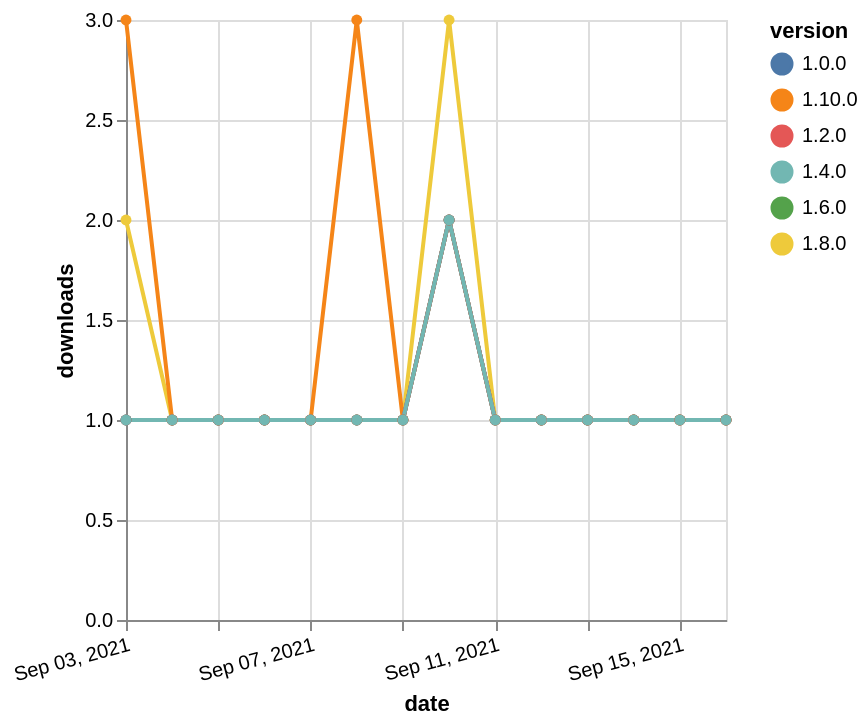

The specification (Vega-Lite) saved for this image:
### Vega-Lite specification from a JSON file in a GitHub repository (floating-point values rounded to 4 significant figures)
{"$schema": "https://vega.github.io/schema/vega-lite/v5.json", "description": "A simple bar chart with embedded data.", "data": {"values": [{"date": "2021-09-03", "total": 173, "delta": 1, "version": "1.6.0"}, {"date": "2021-09-04", "total": 174, "delta": 1, "version": "1.6.0"}, {"date": "2021-09-05", "total": 175, "delta": 1, "version": "1.6.0"}, {"date": "2021-09-06", "total": 176, "delta": 1, "version": "1.6.0"}, {"date": "2021-09-07", "total": 177, "delta": 1, "version": "1.6.0"}, {"date": "2021-09-08", "total": 178, "delta": 1, "version": "1.6.0"}, {"date": "2021-09-09", "total": 179, "delta": 1, "version": "1.6.0"}, {"date": "2021-09-10", "total": 181, "delta": 2, "version": "1.6.0"}, {"date": "2021-09-11", "total": 182, "delta": 1, "version": "1.6.0"}, {"date": "2021-09-12", "total": 183, "delta": 1, "version": "1.6.0"}, {"date": "2021-09-13", "total": 184, "delta": 1, "version": "1.6.0"}, {"date": "2021-09-14", "total": 185, "delta": 1, "version": "1.6.0"}, {"date": "2021-09-15", "total": 186, "delta": 1, "version": "1.6.0"}, {"date": "2021-09-16", "total": 187, "delta": 1, "version": "1.6.0"}, {"date": "2021-09-03", "total": 203, "delta": 2, "version": "1.8.0"}, {"date": "2021-09-04", "total": 204, "delta": 1, "version": "1.8.0"}, {"date": "2021-09-05", "total": 205, "delta": 1, "version": "1.8.0"}, {"date": "2021-09-06", "total": 206, "delta": 1, "version": "1.8.0"}, {"date": "2021-09-07", "total": 207, "delta": 1, "version": "1.8.0"}, {"date": "2021-09-08", "total": 208, "delta": 1, "version": "1.8.0"}, {"date": "2021-09-09", "total": 209, "delta": 1, "version": "1.8.0"}, {"date": "2021-09-10", "total": 212, "delta": 3, "version": "1.8.0"}, {"date": "2021-09-11", "total": 213, "delta": 1, "version": "1.8.0"}, {"date": "2021-09-12", "total": 214, "delta": 1, "version": "1.8.0"}, {"date": "2021-09-13", "total": 215, "delta": 1, "version": "1.8.0"}, {"date": "2021-09-14", "total": 216, "delta": 1, "version": "1.8.0"}, {"date": "2021-09-15", "total": 217, "delta": 1, "version": "1.8.0"}, {"date": "2021-09-16", "total": 218, "delta": 1, "version": "1.8.0"}, {"date": "2021-09-03", "total": 128, "delta": 3, "version": "1.10.0"}, {"date": "2021-09-04", "total": 129, "delta": 1, "version": "1.10.0"}, {"date": "2021-09-05", "total": 130, "delta": 1, "version": "1.10.0"}, {"date": "2021-09-06", "total": 131, "delta": 1, "version": "1.10.0"}, {"date": "2021-09-07", "total": 132, "delta": 1, "version": "1.10.0"}, {"date": "2021-09-08", "total": 135, "delta": 3, "version": "1.10.0"}, {"date": "2021-09-09", "total": 136, "delta": 1, "version": "1.10.0"}, {"date": "2021-09-10", "total": 138, "delta": 2, "version": "1.10.0"}, {"date": "2021-09-11", "total": 139, "delta": 1, "version": "1.10.0"}, {"date": "2021-09-12", "total": 140, "delta": 1, "version": "1.10.0"}, {"date": "2021-09-13", "total": 141, "delta": 1, "version": "1.10.0"}, {"date": "2021-09-14", "total": 142, "delta": 1, "version": "1.10.0"}, {"date": "2021-09-15", "total": 143, "delta": 1, "version": "1.10.0"}, {"date": "2021-09-16", "total": 144, "delta": 1, "version": "1.10.0"}, {"date": "2021-09-03", "total": 248, "delta": 1, "version": "1.0.0"}, {"date": "2021-09-04", "total": 249, "delta": 1, "version": "1.0.0"}, {"date": "2021-09-05", "total": 250, "delta": 1, "version": "1.0.0"}, {"date": "2021-09-06", "total": 251, "delta": 1, "version": "1.0.0"}, {"date": "2021-09-07", "total": 252, "delta": 1, "version": "1.0.0"}, {"date": "2021-09-08", "total": 253, "delta": 1, "version": "1.0.0"}, {"date": "2021-09-09", "total": 254, "delta": 1, "version": "1.0.0"}, {"date": "2021-09-10", "total": 256, "delta": 2, "version": "1.0.0"}, {"date": "2021-09-11", "total": 257, "delta": 1, "version": "1.0.0"}, {"date": "2021-09-12", "total": 258, "delta": 1, "version": "1.0.0"}, {"date": "2021-09-13", "total": 259, "delta": 1, "version": "1.0.0"}, {"date": "2021-09-14", "total": 260, "delta": 1, "version": "1.0.0"}, {"date": "2021-09-15", "total": 261, "delta": 1, "version": "1.0.0"}, {"date": "2021-09-16", "total": 262, "delta": 1, "version": "1.0.0"}, {"date": "2021-09-03", "total": 206, "delta": 1, "version": "1.2.0"}, {"date": "2021-09-04", "total": 207, "delta": 1, "version": "1.2.0"}, {"date": "2021-09-05", "total": 208, "delta": 1, "version": "1.2.0"}, {"date": "2021-09-06", "total": 209, "delta": 1, "version": "1.2.0"}, {"date": "2021-09-07", "total": 210, "delta": 1, "version": "1.2.0"}, {"date": "2021-09-08", "total": 211, "delta": 1, "version": "1.2.0"}, {"date": "2021-09-09", "total": 212, "delta": 1, "version": "1.2.0"}, {"date": "2021-09-10", "total": 214, "delta": 2, "version": "1.2.0"}, {"date": "2021-09-11", "total": 215, "delta": 1, "version": "1.2.0"}, {"date": "2021-09-12", "total": 216, "delta": 1, "version": "1.2.0"}, {"date": "2021-09-13", "total": 217, "delta": 1, "version": "1.2.0"}, {"date": "2021-09-14", "total": 218, "delta": 1, "version": "1.2.0"}, {"date": "2021-09-15", "total": 219, "delta": 1, "version": "1.2.0"}, {"date": "2021-09-16", "total": 220, "delta": 1, "version": "1.2.0"}, {"date": "2021-09-03", "total": 198, "delta": 1, "version": "1.4.0"}, {"date": "2021-09-04", "total": 199, "delta": 1, "version": "1.4.0"}, {"date": "2021-09-05", "total": 200, "delta": 1, "version": "1.4.0"}, {"date": "2021-09-06", "total": 201, "delta": 1, "version": "1.4.0"}, {"date": "2021-09-07", "total": 202, "delta": 1, "version": "1.4.0"}, {"date": "2021-09-08", "total": 203, "delta": 1, "version": "1.4.0"}, {"date": "2021-09-09", "total": 204, "delta": 1, "version": "1.4.0"}, {"date": "2021-09-10", "total": 206, "delta": 2, "version": "1.4.0"}, {"date": "2021-09-11", "total": 207, "delta": 1, "version": "1.4.0"}, {"date": "2021-09-12", "total": 208, "delta": 1, "version": "1.4.0"}, {"date": "2021-09-13", "total": 209, "delta": 1, "version": "1.4.0"}, {"date": "2021-09-14", "total": 210, "delta": 1, "version": "1.4.0"}, {"date": "2021-09-15", "total": 211, "delta": 1, "version": "1.4.0"}, {"date": "2021-09-16", "total": 212, "delta": 1, "version": "1.4.0"}]}, "width": "container", "mark": {"type": "line", "point": {"filled": true}}, "encoding": {"x": {"field": "date", "type": "temporal", "timeUnit": "yearmonthdate", "title": "date", "axis": {"labelAngle": -15}}, "y": {"field": "delta", "type": "quantitative", "title": "downloads"}, "color": {"field": "version", "type": "nominal"}, "tooltip": {"field": "delta"}}}
